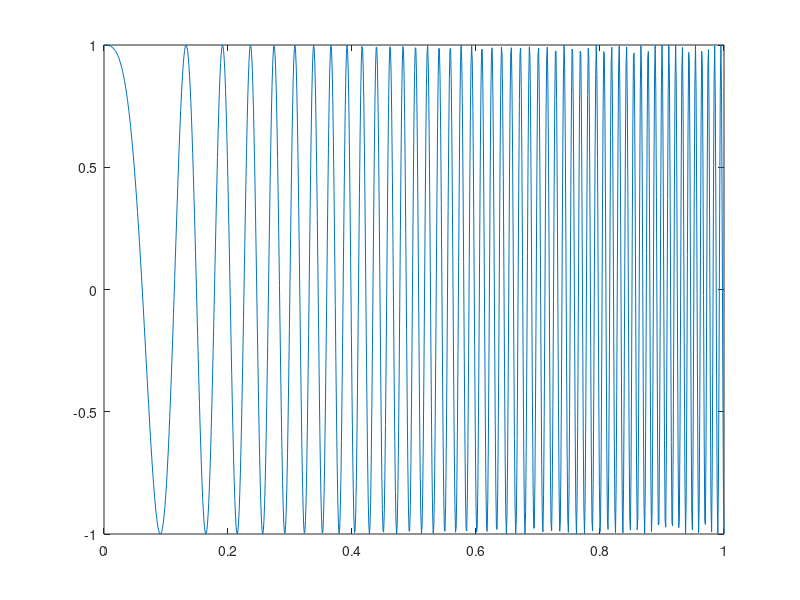
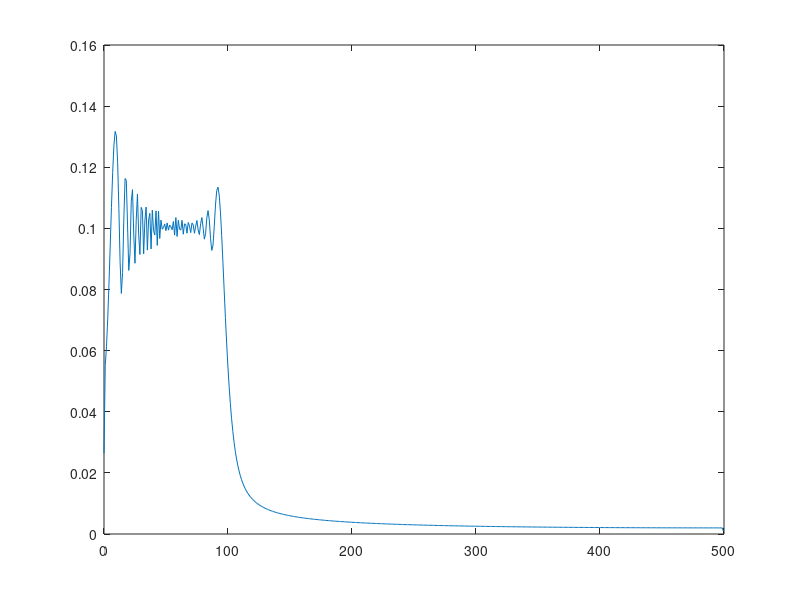

The MATLAB source for these figures, in order: (Note: this script raises an error after producing the figures.)
clear;
close all;
clc;

Fs = 10^3;
T = 1/Fs;
t = 0:T:1;
f0 = 1;
f1 = 100;
% t1 = t(floor(length(t)/2));
t1 = 1;
x = chirp(t, f0, t1, f1);

% t2 = (1+T):T:2;
% x2 = chirp(t2, f1, 2, 1);
% t = [t t2];
% x = [x x2];

L = length(t);

figure;
plot(t, x);

Y = fft(x);
p2 = abs(Y/L);
p1 = p2(1:L/2+1);
p1(2:end-1) = 2*p1(2:end-1);

f = Fs*(0:(L/2))/L;
figure;
plot(f, p1);


outputs = fft_window(t, x, 128, Fs);

% Find dominant frequencies
f = Fs*(0:(L/2))/L;
max_freqs = [];
for output=outputs
    [~, I] = max(output);
    max_freqs(end+1) = f(I);
end


